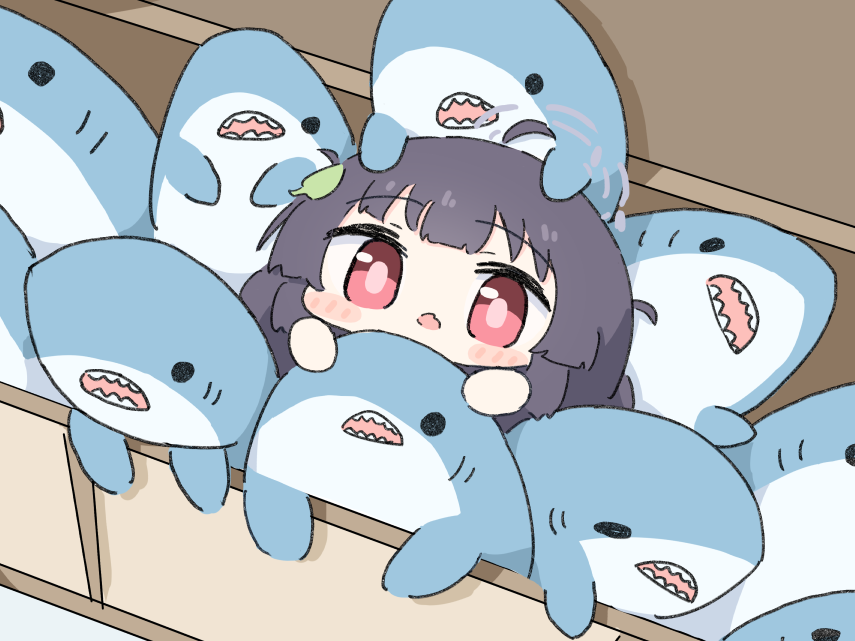
#> input picture transformation/miyu.png, 855 x 641 px
$ python translation.py
#> lines starting #> are read from the running program, lines starting #| are printed output that depends on the picture
import cv2
import numpy as np

# membaca gambar
img = cv2.imread('./miyu.png')
#> img is the input picture: shape (641, 855, 3); mean B, G, R 192.3, 187.5, 179.6

# mengambil tinggi dan lebar gambar
height,width = img.shape[:2]
#> height = 641; width = 855

# jumlah pixel yang digeser
translationX = 100
translationY = 100
# membuat matriks
matrix = np.float64([[1,0,translationX],[0,1,translationY]])

# membuat gambar menjadi berpindah
translated_img = cv2.warpAffine(img,matrix,(width,height))
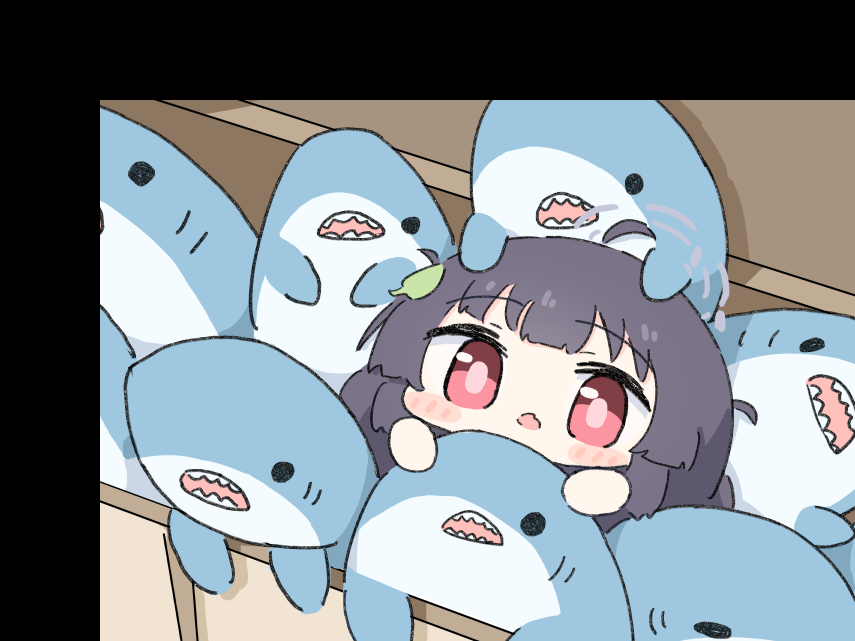
#> translated_img: shape (641, 855, 3); mean B, G, R 143.2, 137.4, 129.7

# menampilkan gambar
cv2.imshow('Translated image',translated_img)
cv2.imshow('Original image', img)

cv2.waitKey(0)
cv2.destroyAllWindows
